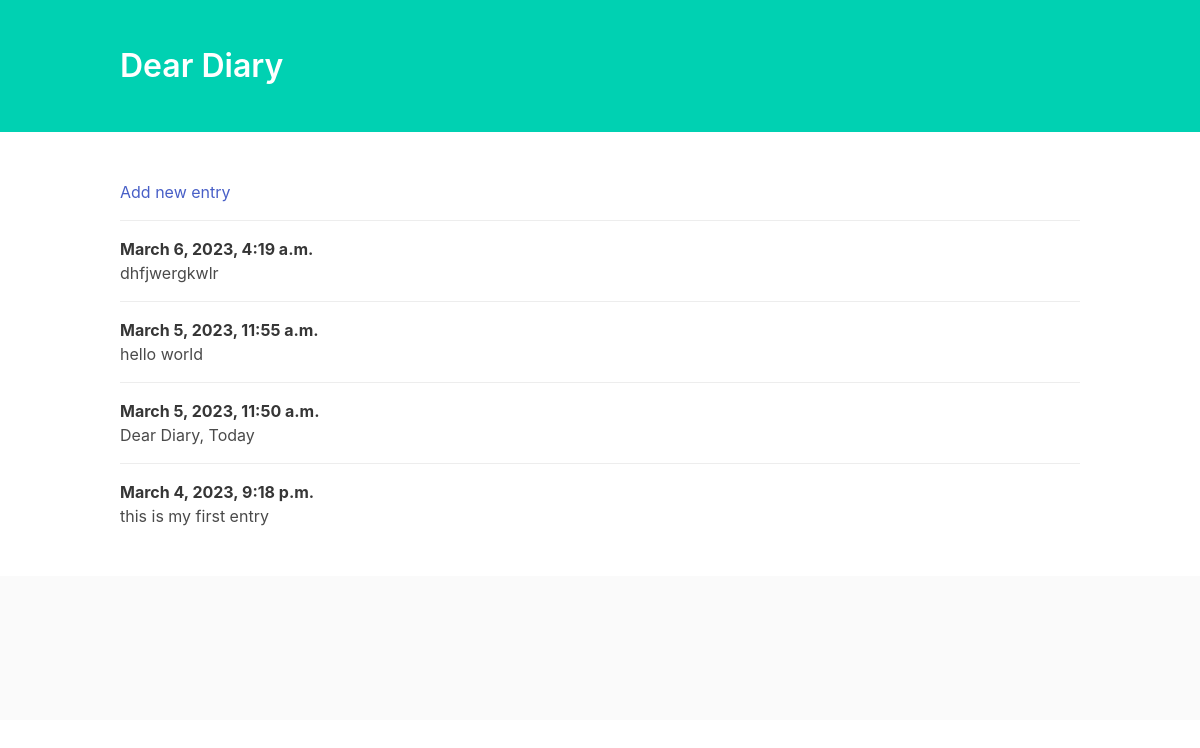
The page / on the database its author committed.
### entries/models.py (models this page shows, shortened)
class Entry (models.Model):
    text = models.TextField()
    date_posted = models.DateTimeField(auto_now_add=True)
    class Meta:
        verbose_name_plural = 'entries'

### entries/views.py (the view)
# urls.py: path('', views.index, name='home'),
def index (request):
    entries = Entry.objects.order_by('-date_posted')
    context = {'entries' : entries}
    return render(request, 'entries/index.html', context)

### entries/templates/entries/index.html (shortened to what this page needs)
<!DOCTYPE html>
<html lang="en">
<head>
    <link rel="stylesheet" href="https://cdnjs.cloudflare.com/ajax/libs/bulma/0.6.2/css/bulma.min.css" />
</head>
<body>
    <section class="hero is-primary">
        <div class="hero-body">
            <div class="container">
                <h1 class="title">
                    Dear Diary
                </h1>
            </div>
        </div>
    </section>
    <section class="section">
        <div class="container">
            <article class="media">
                <div class="media-content">
                    <div class="content">
                        <a href="add">Add new entry</a>
                    </div>
                </div>
            </article>
            {% for entry in entries %}
                <article class="media">
                    <div class="media-content">
                        <div class="content">
                            <p>
                                <strong>{{ entry.date_posted }}</strong>
                                <br> {{ entry.text }}
                            </p>
                        </div>
                    </div>
                </article>
            {% endfor %}
        </div>
    </section>
    <footer class="footer">
    </footer>
</body>
</html>

### rows shown on the page
Entry: date_posted "March 6, 2023, 4:19 a.m.", text "dhfjwergkwlr"
Entry: date_posted "March 5, 2023, 11:55 a.m.", text "hello world"
Entry: date_posted "March 5, 2023, 11:50 a.m.", text "Dear Diary, Today"
Entry: date_posted "March 4, 2023, 9:18 p.m.", text "this is my first entry"
